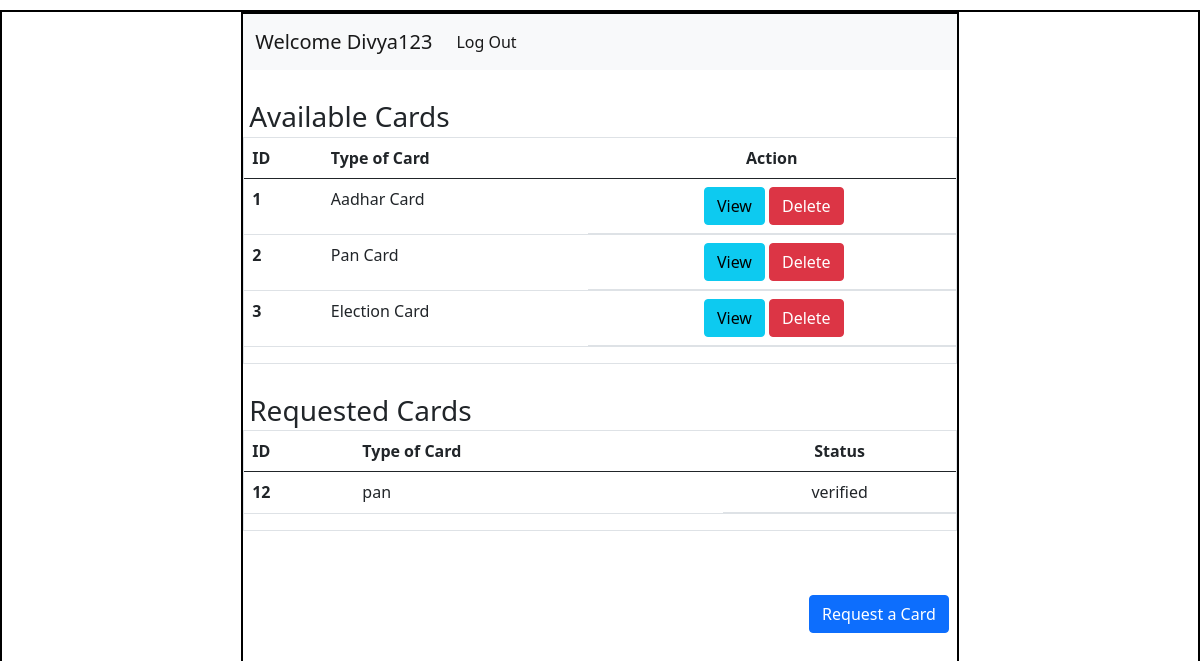
Screenshot of /home/3 with the database file from the repository.
### application/models.py (models this page shows)
class User(db.Model):
    id = db.Column(db.Integer(),primary_key = True)
    username = db.Column(db.String(),unique=True,nullable = False)
    email = db.Column(db.String(),unique = True, nullable = False)
    password = db.Column(db.String(),nullable= False)
    type = db.Column(db.String(),default ="general")
    details = db.relationship("Info",backref = "creator")

class Info(db.Model):
    id = db.Column(db.Integer(),primary_key= True)
    atr_name = db.Column(db.String(), nullable=False)
    atr_value = db.Column(db.String(),nullable = False)
    c_name = db.Column(db.String(),nullable = False)
    user_id = db.Column(db.Integer(),db.ForeignKey("user.id"),nullable= False)

### application/controllers.py (the view)
@app.route("/home/<int:user_id>")
def user_dash(user_id):
    this_user = User.query.filter_by(id=user_id).first()
    return render_template("user_dash.html",this_user=this_user)

### templates/user_dash.html (shortened to what this page needs)
<!DOCTYPE html>
<html lang="en">
<head>
    <link rel="stylesheet" href="/static/style.css">
    <link href="https://cdn.jsdelivr.net/npm/bootstrap@5.0.2/dist/css/bootstrap.min.css" rel="stylesheet">
</head>
<body>
    <div id="main">
        <div id="canvas">
            <nav class="navbar navbar-expand-lg navbar-light bg-light">
                <div class="container-fluid">
                  <a class="navbar-brand" href="#">Welcome {{this_user.username}}</a>
                  <div class="collapse navbar-collapse" id="navbarSupportedContent">
                    <ul class="navbar-nav me-auto mb-2 mb-lg-0">
                      <li class="nav-item">
                        <a class="nav-link active" aria-current="page" href="/login">Log Out</a>
                      </li>
                    </ul>
                  </div>
                </div>
            </nav>
            <div id="content">
                <h3 class="headings">Available Cards</h3>
                <div class="table border">
                    <table class="table">
                        <thead>
                          <tr>
                            <th scope="col">ID</th>
                            <th scope="col">Type of Card</th>
                            <th scope="col" class="text-center">Action</th>
                          </tr>
                        </thead>
                        <tbody>
                          <tr>
                            <th scope="row">1</th>
                            <td>Aadhar Card</td>
                            <td class="d-flex justify-content-center">
                                <a href="" type="button" class="btn btn-info mx-1" >View</a>
                                <a href="" type="button" class="btn btn-danger">Delete</a>
                            </td>
                          </tr>
                          <tr>
                            <th scope="row">2</th>
                            <td>Pan Card</td>
                            <td class="d-flex justify-content-center">
                                <a href="" type="button" class="btn btn-info mx-1">View</a>
                                <a href="" type="button" class="btn btn-danger">Delete</a>
                            </td>
                          </tr>
                          <tr>
                            <th scope="row">3</th>
                            <td>Election Card</td>
                            <td class="d-flex justify-content-center">
                                <a href="" type="button" class="btn btn-info mx-1">View</a>
                                <a href="" type="button" class="btn btn-danger">Delete</a>
                            </td>
                          </tr>
                        </tbody>
                      </table>
                </div>
                <h3 class="headings">Requested Cards</h3>
                <div class="table border">
                    <table class="table ">
                        <thead>
                          <tr>
                            <th scope="col">ID</th>
                            <th scope="col">Type of Card</th>
                            <th scope="col" class="text-center">Status</th>
                          </tr>
                        </thead>
                        <tbody>
                          {% for info in this_user.details %}
                            {% if info.atr_name == "status" %}
                              <tr>
                                <th scope="row">{{info.id}}</th>
                                <td>{{info.c_name}}</td>
                                <td class="d-flex justify-content-center">{{info.atr_value}}</td>
                              </tr>
                            {% endif %}
                          {% endfor %}
                        </tbody>
                      </table>
                </div>
                <div class="text-end">
                    <a href="/request_card/{{this_user.id}}" type="button" class="btn btn-primary mx-2 my-5">Request a Card</a>
                </div>
            </div>
        </div>
    </div>
</body>
</html>

### static/style.css (style rules this page uses)
* { margin:0px; }
#main,#canvas { border:2px solid black; margin-top: 10px; }
#canvas { width: 60%; margin: auto; height:800px; }
.headings { margin:3px; padding-left:3px ; margin-top: 30px; }

### rows the page displays
User: username "Divya123"
Info: id "12", c_name "pan", atr_value "verified"
